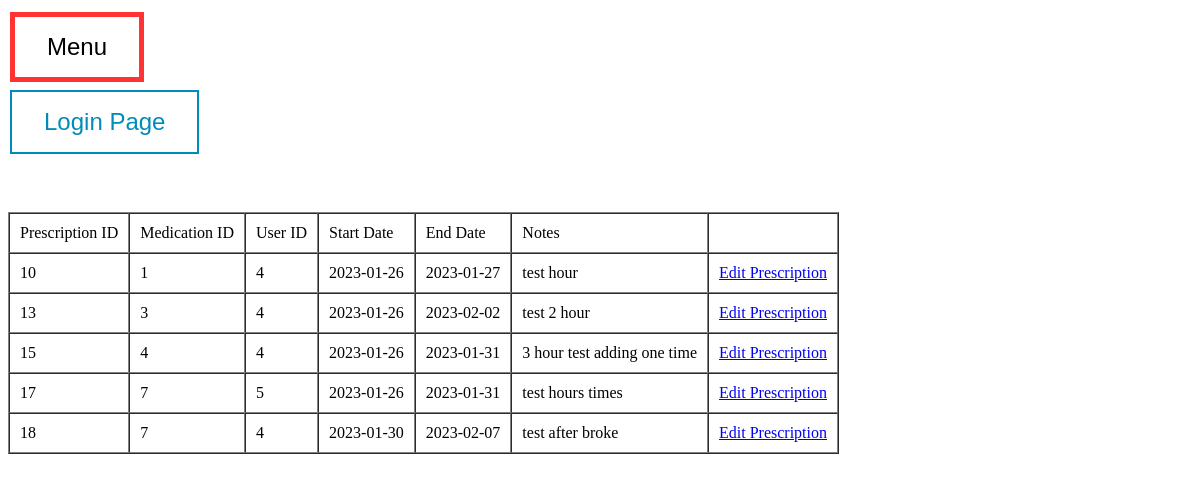
/dataPrescription.php, run on the app's committed database.
### tables this page shows
CREATE TABLE `prescriptions` (
  `prescription_id` int(11) NOT NULL,
  `user_id` int(11) NOT NULL,
  `medication_id` int(11) NOT NULL,
  `start_date` date NOT NULL,
  `end_date` date NOT NULL,
  `notes` varchar(255) DEFAULT NULL,
  `times_per_day` int(11) DEFAULT NULL,
  `hours_to_take` varchar(255) DEFAULT NULL,
  `is_archived` int(1) NOT NULL
);

### dataPrescription.php (the view, shortened to what this page needs)
<?php
require 'connection.php';
?>
<!DOCTYPE html>
<html lang="en" dir="ltr">
  <head>
  </head>
  <body>
  <button onclick = "window.location.href='index.php'" class="button button1">Menu</button> <br>
  <button onclick = "window.location.href='login.php'" class="button button2">Login Page </button> <br>
  <br>
<br>
<br>
  <table border = 1 cellspacing = 0 cellpadding = 10>
      <tr>
      <td>Prescription ID</td>
        <td>Medication ID</td>
        <td>User ID</td>
        <td>Start Date</td>
        <td>End Date</td>
        <td>Notes</td>
        <td></td>
      </tr>
      <?php
      $rows = mysqli_query($conn, "SELECT *FROM prescriptions ORDER BY prescription_id ASC")
      ?>
      <?php foreach ($rows as $row) : ?>
      <tr>
        <td><?php echo $row["prescription_id"]; ?></td>
        <td><?php echo $row["medication_id"]; ?></td>
        <td><?php echo $row["user_id"]; ?></td>
        <td><?php echo $row["start_date"]; ?></td>
        <td><?php echo $row["end_date"]; ?></td>
        <td><?php echo $row["notes"]; ?></td>
        <td><?php echo '<a href="infoEditPrescription.php?id=',$row["prescription_id"],'">Edit Prescription</a>'; ?></td>
      </tr>
      <?php endforeach; ?>
    </table>
    <br>
  </body>
</html>

### dataPrescription.php (style rules this page uses)
.button { border: none; color: white; padding: 16px 32px; text-align: center; text-decoration: none; display: inline-block; font-size: 24px; margin: 4px 2px; transition-duration: 0.4s; cursor: pointer; }
.button1 { background-color: white; color: black; border: 5px solid #FF3333; }
.button2 { background-color: white; color: #008CBA; border: 2px solid #008CBA; }

### data on the page
prescriptions: prescription_id "10", medication "1", user "4", start_date "2023-01-26", end_date "2023-01-27", notes "test hour"
prescriptions: prescription_id "13", medication "3", user "4", start_date "2023-01-26", end_date "2023-02-02", notes "test 2 hour"
prescriptions: prescription_id "15", medication "4", user "4", start_date "2023-01-26", end_date "2023-01-31", notes "3 hour test adding one time"
prescriptions: prescription_id "17", medication "7", user "5", start_date "2023-01-26", end_date "2023-01-31", notes "test hours times"
prescriptions: prescription_id "18", medication "7", user "4", start_date "2023-01-30", end_date "2023-02-07", notes "test after broke"
